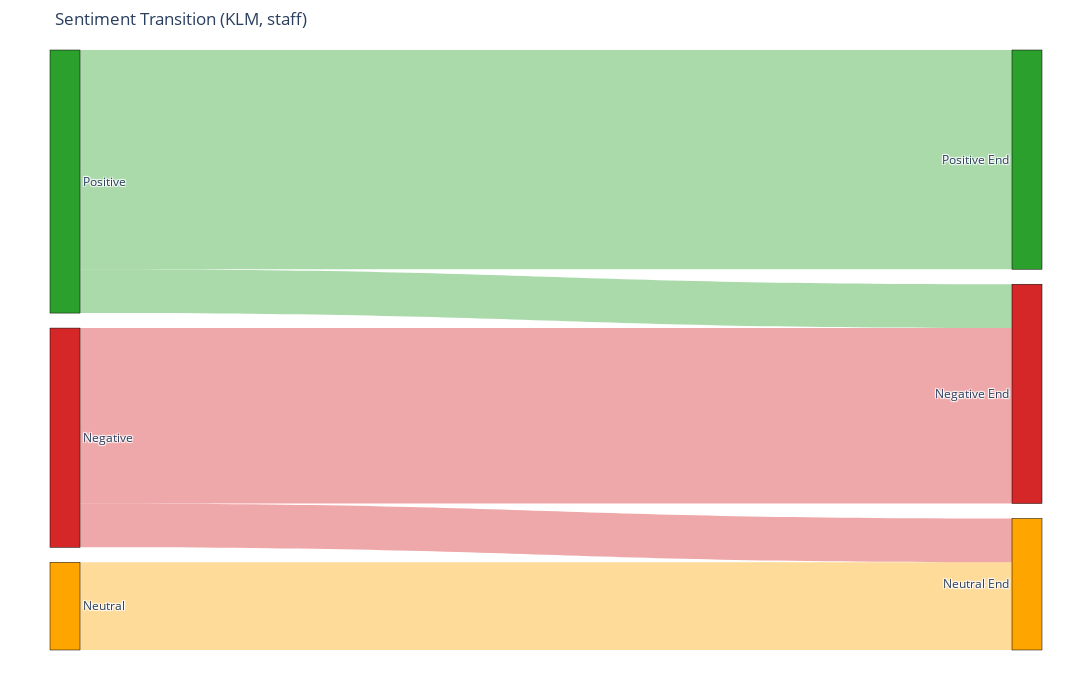

The notebook cell saved with this chart:
### Code cell
# Define the airline user ID
klm_user_id = 56377143

# Define the query to get all tweets in the conversations involving British Airways
query_sankey_klm_staff = f"""
SELECT tweets.text, tweets.label, tweets.user_id, tweets.timestamp_ms, hasher.conversation_id, hasher.conversation_rank
FROM tweets
JOIN hasher ON hasher.id = tweets.id
JOIN conversations ON hasher.conversation_id = conversations.conversation_id
WHERE conversations.airline LIKE '%KLM%' 
    AND tweets.staff = 1
    AND tweets.timestamp_ms >= UNIX_TIMESTAMP('{start_date}') * 1000
    AND tweets.timestamp_ms <= UNIX_TIMESTAMP('{end_date}') * 1000
ORDER BY tweets.timestamp_ms;
"""

# Load the result of the query into a DataFrame
df_tweets_klm_sankey_staff = pd.read_sql(query_sankey_klm_staff, connection)

# Convert the datetime column to pandas datetime
df_tweets_klm_sankey_staff['datetime'] = pd.to_datetime(df_tweets_klm_sankey_staff['timestamp_ms'], unit='ms')

df_tweets_klm_sankey_staff['datetime'] = df_tweets_klm_sankey_staff['datetime'].dt.tz_localize('UTC').dt.tz_convert('Europe/Amsterdam')

# Initialize empty lists to store sentiments
sentiments_initial_tweet = []
sentiments_post_reply = []

# Group tweets by conversation_id
grouped_sankey_klm_staff = df_tweets_klm_sankey_staff.groupby('conversation_id')

# Process each conversation
for conversation_id, group in grouped_sankey_klm_staff:
    # Identify the initial user's tweet (rank 1)
    user_initial_tweet = group[(group['user_id'] != klm_user_id) & (group['conversation_rank'] == 1)]
    
    if not user_initial_tweet.empty:
        user_id = user_initial_tweet['user_id'].iloc[0]
        initial_tweet_time = user_initial_tweet['datetime'].iloc[0]

        # Identify the airline's reply to this initial tweet
        airline_reply = group[(group['user_id'] == klm_user_id) & (group['datetime'] > initial_tweet_time)]
        if not airline_reply.empty:
            airline_reply_time = airline_reply['datetime'].iloc[0]

            # Identify the user's reply to the airline's response
            user_followup_tweet = group[(group['user_id'] == user_id) & (group['datetime'] > airline_reply_time)]
            if not user_followup_tweet.empty:
                # Append sentiments for analysis
                sentiments_initial_tweet.append(user_initial_tweet['label'].iloc[0])
                sentiments_post_reply.append(user_followup_tweet['label'].iloc[0])

# Step 1: Prepare data for Sankey diagram
transitions = pd.DataFrame({
    'initial': sentiments_initial_tweet,
    'post_reply': sentiments_post_reply
})

# Count transitions
transition_counts = transitions.value_counts().reset_index(name='count')

# Add percentage to transition_counts
total_counts = transition_counts['count'].sum()
transition_counts['percentage'] = (transition_counts['count'] / total_counts * 100).round(2)

# Define nodes (initial sentiments and final grouped sentiments)
nodes = ['positive', 'negative', 'neutral', 'positive_end', 'negative_end', 'neutral_end']
node_indices = {label: i for i, label in enumerate(nodes)}

# Prepare data for Sankey diagram
source = [node_indices[row['initial']] for _, row in transition_counts.iterrows()]
target = [node_indices[f"{row['post_reply']}_end"] for _, row in transition_counts.iterrows()]
value = transition_counts['count'].tolist()
label = [f"{row['initial']} to {row['post_reply']}: {row['count']} ({row['percentage']}%)" for _, row in transition_counts.iterrows()]

# Define colors for nodes and links
node_colors = {
    'positive': 'rgb(44, 160, 44)',  # green
    'negative': 'rgb(214, 39, 40)',  # red
    'neutral': 'rgb(255, 165, 0)',   # orange
    'positive_end': 'rgb(44, 160, 44)',  # green for final positive
    'negative_end': 'rgb(214, 39, 40)',  # red for final negative
    'neutral_end': 'rgb(255, 165, 0)'    # orange for final neutral
}

transition_colors = {
    'positive': 'rgba(44, 160, 44, 0.4)',  # light green
    'negative': 'rgba(214, 39, 40, 0.4)',  # light red
    'neutral': 'rgba(255, 165, 0, 0.4)'    # light orange
}

# Create color list for nodes
colors = [node_colors[node] for node in nodes]

# Create the Sankey diagram
fig = go.Figure(data=[go.Sankey(
    node=dict(
        pad=15,
        thickness=30,
        line=dict(color="black", width=0.5),
        label=['Positive', 'Negative', 'Neutral', 'Positive End', 'Negative End', 'Neutral End'],
        color=colors
    ),
    link=dict(
        source=source,
        target=target,
        value=value,
        color=[transition_colors[row['initial']] for _, row in transition_counts.iterrows()],  # Use bland colors for transitions
        customdata=label,
        hovertemplate='%{customdata}<extra></extra>',
        label=label  # Add labels directly to the links
    )
)])

fig.update_layout(
    title_text="Sentiment Transition (KLM, staff)", 
    font_size=12,
    width=1200,  # increased width to accommodate the legend
    height=700,
    margin=dict(l=50, r=50, t=50, b=50)  # Adjusted margins
)

fig.show()

### Figure 1 — Plotly figure (JSON) as saved in the notebook; plotly's stock layout.template omitted (floating-point values rounded to 4 significant figures)
{"data": [{"link": {"color": ["rgba(44, 160, 44, 0.4)", "rgba(214, 39, 40, 0.4)", "rgba(255, 165, 0, 0.4)", "rgba(214, 39, 40, 0.4)", "rgba(44, 160, 44, 0.4)"], "customdata": ["positive to positive: 5 (38.46%)", "negative to negative: 4 (30.77%)", "neutral to neutral: 2 (15.38%)", "negative to neutral: 1 (7.69%)", "positive to negative: 1 (7.69%)"], "hovertemplate": "%{customdata}<extra></extra>", "label": ["positive to positive: 5 (38.46%)", "negative to negative: 4 (30.77%)", "neutral to neutral: 2 (15.38%)", "negative to neutral: 1 (7.69%)", "positive to negative: 1 (7.69%)"], "source": [0, 1, 2, 1, 0], "target": [3, 4, 5, 5, 4], "value": [5, 4, 2, 1, 1]}, "node": {"color": ["rgb(44, 160, 44)", "rgb(214, 39, 40)", "rgb(255, 165, 0)", "rgb(44, 160, 44)", "rgb(214, 39, 40)", "rgb(255, 165, 0)"], "label": ["Positive", "Negative", "Neutral", "Positive End", "Negative End", "Neutral End"], "line": {"color": "black", "width": 0.5}, "pad": 15, "thickness": 30}, "type": "sankey"}], "layout": {"font": {"size": 12}, "height": 700, "margin": {"b": 50, "l": 50, "r": 50, "t": 50}, "title": {"text": "Sentiment Transition (KLM, staff)"}, "width": 1200}}
